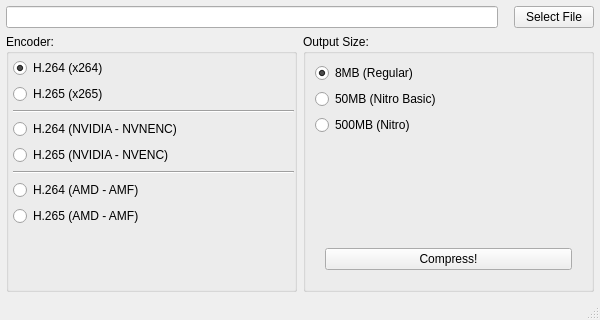
<?xml version="1.0" encoding="UTF-8"?>
<ui version="4.0">
 <class>MainWindow</class>
 <widget class="QMainWindow" name="MainWindow">
  <property name="geometry">
   <rect>
    <x>0</x>
    <y>0</y>
    <width>600</width>
    <height>320</height>
   </rect>
  </property>
  <property name="sizePolicy">
   <sizepolicy hsizetype="Minimum" vsizetype="Minimum">
    <horstretch>0</horstretch>
    <verstretch>0</verstretch>
   </sizepolicy>
  </property>
  <property name="minimumSize">
   <size>
    <width>600</width>
    <height>320</height>
   </size>
  </property>
  <property name="maximumSize">
   <size>
    <width>800</width>
    <height>600</height>
   </size>
  </property>
  <property name="windowTitle">
   <string>DiscordSqueezer</string>
  </property>
  <widget class="QWidget" name="centralwidget">
   <layout class="QVBoxLayout" name="verticalLayout_2">
    <property name="leftMargin">
     <number>6</number>
    </property>
    <property name="topMargin">
     <number>6</number>
    </property>
    <property name="rightMargin">
     <number>6</number>
    </property>
    <property name="bottomMargin">
     <number>6</number>
    </property>
    <item>
     <layout class="QVBoxLayout" name="verticalLayout">
      <item>
       <layout class="QHBoxLayout" name="horizontalLayout">
        <item>
         <widget class="QLineEdit" name="fileBox"/>
        </item>
        <item>
         <spacer name="horizontalSpacer">
          <property name="orientation">
           <enum>Qt::Horizontal</enum>
          </property>
          <property name="sizeType">
           <enum>QSizePolicy::Maximum</enum>
          </property>
          <property name="sizeHint" stdset="0">
           <size>
            <width>10</width>
            <height>20</height>
           </size>
          </property>
         </spacer>
        </item>
        <item>
         <widget class="QPushButton" name="fileBtn">
          <property name="text">
           <string>Select File</string>
          </property>
         </widget>
        </item>
       </layout>
      </item>
      <item>
       <layout class="QHBoxLayout" name="horizontalLayout_2">
        <property name="topMargin">
         <number>0</number>
        </property>
        <item>
         <widget class="QGroupBox" name="groupBox">
          <property name="title">
           <string>Encoder:</string>
          </property>
          <layout class="QVBoxLayout" name="verticalLayout_4">
           <property name="leftMargin">
            <number>0</number>
           </property>
           <property name="topMargin">
            <number>0</number>
           </property>
           <property name="rightMargin">
            <number>0</number>
           </property>
           <property name="bottomMargin">
            <number>0</number>
           </property>
           <item>
            <layout class="QVBoxLayout" name="verticalLayout_3">
             <property name="leftMargin">
              <number>4</number>
             </property>
             <property name="topMargin">
              <number>4</number>
             </property>
             <property name="bottomMargin">
              <number>4</number>
             </property>
             <item>
              <widget class="QRadioButton" name="x264Btn">
               <property name="text">
                <string>H.264 (x264)</string>
               </property>
               <property name="checked">
                <bool>true</bool>
               </property>
              </widget>
             </item>
             <item>
              <widget class="QRadioButton" name="x265Btn">
               <property name="text">
                <string>H.265 (x265)</string>
               </property>
              </widget>
             </item>
             <item>
              <widget class="Line" name="line">
               <property name="orientation">
                <enum>Qt::Horizontal</enum>
               </property>
              </widget>
             </item>
             <item>
              <widget class="QRadioButton" name="nv4Btn">
               <property name="text">
                <string>H.264 (NVIDIA - NVNENC)</string>
               </property>
              </widget>
             </item>
             <item>
              <widget class="QRadioButton" name="nv5Btn">
               <property name="text">
                <string>H.265 (NVIDIA - NVENC)</string>
               </property>
              </widget>
             </item>
             <item>
              <widget class="Line" name="line_2">
               <property name="orientation">
                <enum>Qt::Horizontal</enum>
               </property>
              </widget>
             </item>
             <item>
              <widget class="QRadioButton" name="amf4Btn">
               <property name="text">
                <string>H.264 (AMD - AMF)</string>
               </property>
              </widget>
             </item>
             <item>
              <widget class="QRadioButton" name="amf5Btn">
               <property name="text">
                <string>H.265 (AMD - AMF)</string>
               </property>
              </widget>
             </item>
             <item>
              <spacer name="verticalSpacer">
               <property name="orientation">
                <enum>Qt::Vertical</enum>
               </property>
               <property name="sizeHint" stdset="0">
                <size>
                 <width>20</width>
                 <height>40</height>
                </size>
               </property>
              </spacer>
             </item>
            </layout>
           </item>
          </layout>
         </widget>
        </item>
        <item>
         <widget class="QGroupBox" name="groupBox_2">
          <property name="title">
           <string>Output Size:</string>
          </property>
          <layout class="QVBoxLayout" name="verticalLayout_5">
           <item>
            <layout class="QVBoxLayout" name="verticalLayout_7">
             <item>
              <widget class="QRadioButton" name="regularBtn">
               <property name="text">
                <string>8MB (Regular)</string>
               </property>
               <property name="checked">
                <bool>true</bool>
               </property>
              </widget>
             </item>
             <item>
              <widget class="QRadioButton" name="nitrobasicBtn">
               <property name="text">
                <string>50MB (Nitro Basic)</string>
               </property>
              </widget>
             </item>
             <item>
              <widget class="QRadioButton" name="nitroBtn">
               <property name="text">
                <string>500MB (Nitro)</string>
               </property>
              </widget>
             </item>
             <item>
              <spacer name="verticalSpacer_2">
               <property name="orientation">
                <enum>Qt::Vertical</enum>
               </property>
               <property name="sizeType">
                <enum>QSizePolicy::Expanding</enum>
               </property>
               <property name="sizeHint" stdset="0">
                <size>
                 <width>20</width>
                 <height>40</height>
                </size>
               </property>
              </spacer>
             </item>
             <item>
              <layout class="QHBoxLayout" name="horizontalLayout_3">
               <property name="topMargin">
                <number>10</number>
               </property>
               <property name="rightMargin">
                <number>0</number>
               </property>
               <property name="bottomMargin">
                <number>10</number>
               </property>
               <item>
                <spacer name="horizontalSpacer_3">
                 <property name="orientation">
                  <enum>Qt::Horizontal</enum>
                 </property>
                 <property name="sizeType">
                  <enum>QSizePolicy::Fixed</enum>
                 </property>
                 <property name="sizeHint" stdset="0">
                  <size>
                   <width>10</width>
                   <height>20</height>
                  </size>
                 </property>
                </spacer>
               </item>
               <item>
                <widget class="QPushButton" name="compressBtn">
                 <property name="text">
                  <string>Compress!</string>
                 </property>
                </widget>
               </item>
               <item>
                <spacer name="horizontalSpacer_2">
                 <property name="orientation">
                  <enum>Qt::Horizontal</enum>
                 </property>
                 <property name="sizeType">
                  <enum>QSizePolicy::Fixed</enum>
                 </property>
                 <property name="sizeHint" stdset="0">
                  <size>
                   <width>10</width>
                   <height>20</height>
                  </size>
                 </property>
                </spacer>
               </item>
              </layout>
             </item>
            </layout>
           </item>
          </layout>
         </widget>
        </item>
       </layout>
      </item>
     </layout>
    </item>
   </layout>
  </widget>
  <widget class="QStatusBar" name="statusbar"/>
  <widget class="QMenuBar" name="menubar">
   <property name="geometry">
    <rect>
     <x>0</x>
     <y>0</y>
     <width>600</width>
     <height>24</height>
    </rect>
   </property>
  </widget>
 </widget>
 <resources/>
 <connections/>
</ui>
